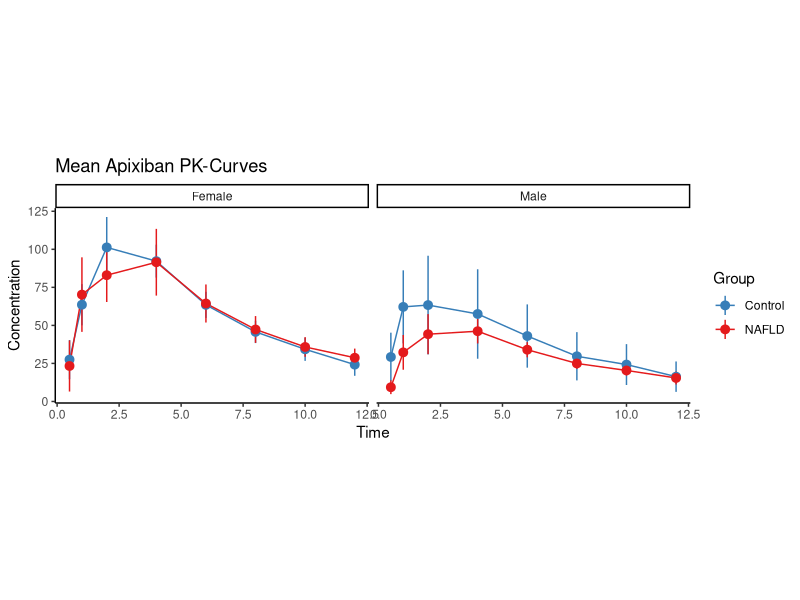

The R script that drew this image:
library(tidyverse)

apixiban.data = read_csv('2019-02-07 LHRD Results/Data/ApixibanExperimentData.csv')

#Covariate information like Weight and Age.  Maybe useful in the regression
covariates = read_csv('2019-02-07 LHRD Results/Data/ApixibanExperimentCovariates.csv')

#Join the covariates with a left join.
apixiban.data = apixiban.data %>% 
  mutate(Concentration_scaled = 0.001*Concentration) %>%  #conver to mg/L for stability
  left_join(covariates) %>% 
  arrange(Subject, Time) %>% 
  filter(Time>0) %>% 
  replace_na(list(Creatinine = mean(covariates$Creatinine,na.rm = T)))


#Create a plot to verify everything went OK

apixiban.data %>% 
  ggplot(aes(Time,Concentration, color = Group))+
  stat_summary(geom = 'point', fun.y = mean)+
  stat_summary(geom = 'line', fun.y = mean)+ 
  stat_summary(geom = 'pointrange', fun.data = function(x) mean_se(x, 1.96))+
  facet_wrap(~Sex)+
  theme_classic()+
  theme(aspect.ratio = 1/1.61)+
  scale_color_brewer(palette = 'Set1', direction = -1)+
  labs(title = 'Mean Apixiban PK-Curves')

apixiban.data %>% 
  mutate(Subject = as.factor(Subject)) %>% 
  write_csv('2019-02-07 LHRD Results/Data/apixiban_regression_data.csv')
